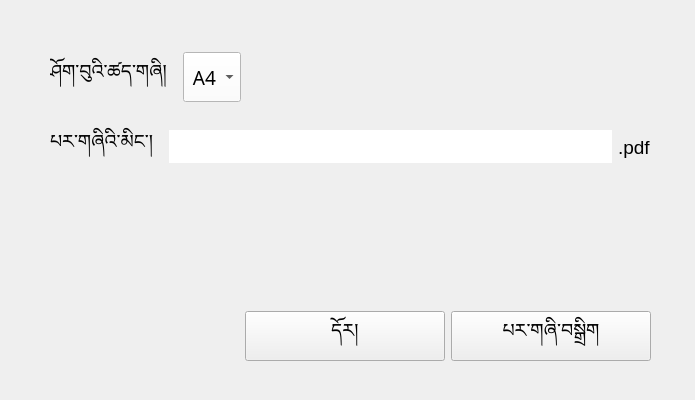
<?xml version="1.0" encoding="UTF-8"?>
<ui version="4.0">
 <class>PechaPrinter</class>
 <widget class="QDialog" name="PechaPrinter">
  <property name="geometry">
   <rect>
    <x>0</x>
    <y>0</y>
    <width>695</width>
    <height>400</height>
   </rect>
  </property>
  <property name="sizePolicy">
   <sizepolicy hsizetype="Preferred" vsizetype="Preferred">
    <horstretch>0</horstretch>
    <verstretch>0</verstretch>
   </sizepolicy>
  </property>
  <property name="minimumSize">
   <size>
    <width>695</width>
    <height>400</height>
   </size>
  </property>
  <property name="maximumSize">
   <size>
    <width>1000</width>
    <height>600</height>
   </size>
  </property>
  <property name="focusPolicy">
   <enum>Qt::WheelFocus</enum>
  </property>
  <property name="windowTitle">
   <string>Pecha Printer</string>
  </property>
  <property name="locale">
   <locale language="English" country="UnitedKingdom"/>
  </property>
  <property name="sizeGripEnabled">
   <bool>false</bool>
  </property>
  <property name="modal">
   <bool>false</bool>
  </property>
  <widget class="QStackedWidget" name="stackedWidget">
   <property name="geometry">
    <rect>
     <x>0</x>
     <y>0</y>
     <width>701</width>
     <height>401</height>
    </rect>
   </property>
   <property name="styleSheet">
    <string notr="true"/>
   </property>
   <property name="currentIndex">
    <number>1</number>
   </property>
   <widget class="QWidget" name="page">
    <widget class="QStackedWidget" name="stackedWidget_2">
     <property name="geometry">
      <rect>
       <x>10</x>
       <y>10</y>
       <width>681</width>
       <height>381</height>
      </rect>
     </property>
     <property name="currentIndex">
      <number>1</number>
     </property>
     <widget class="QWidget" name="page_3">
      <widget class="QWidget" name="verticalLayoutWidget">
       <property name="geometry">
        <rect>
         <x>40</x>
         <y>40</y>
         <width>601</width>
         <height>311</height>
        </rect>
       </property>
       <layout class="QVBoxLayout" name="verticalLayout">
        <item>
         <widget class="QLabel" name="label_16">
          <property name="enabled">
           <bool>true</bool>
          </property>
          <property name="font">
           <font>
            <family>Microsoft Himalaya</family>
            <pointsize>16</pointsize>
            <weight>75</weight>
            <bold>true</bold>
           </font>
          </property>
          <property name="text">
           <string>པར་གཞི་སྒྲིག་ཆས།</string>
          </property>
         </widget>
        </item>
        <item>
         <spacer name="verticalSpacer_17">
          <property name="orientation">
           <enum>Qt::Vertical</enum>
          </property>
          <property name="sizeType">
           <enum>QSizePolicy::Fixed</enum>
          </property>
          <property name="sizeHint" stdset="0">
           <size>
            <width>20</width>
            <height>30</height>
           </size>
          </property>
         </spacer>
        </item>
        <item>
         <widget class="QLabel" name="label_7">
          <property name="enabled">
           <bool>true</bool>
          </property>
          <property name="font">
           <font>
            <family>Microsoft Himalaya</family>
            <pointsize>12</pointsize>
           </font>
          </property>
          <property name="text">
           <string>པར་གཞི་ལ་བསྒྱུར་དགོས་པའི་ཡིག་ཆ་འདེམས།</string>
          </property>
         </widget>
        </item>
        <item>
         <spacer name="verticalSpacer_14">
          <property name="orientation">
           <enum>Qt::Vertical</enum>
          </property>
          <property name="sizeType">
           <enum>QSizePolicy::Fixed</enum>
          </property>
          <property name="sizeHint" stdset="0">
           <size>
            <width>20</width>
            <height>10</height>
           </size>
          </property>
         </spacer>
        </item>
        <item>
         <widget class="QLabel" name="label_15">
          <property name="enabled">
           <bool>true</bool>
          </property>
          <property name="font">
           <font>
            <family>Microsoft Himalaya</family>
            <pointsize>12</pointsize>
           </font>
          </property>
          <property name="text">
           <string>པར་དང་ PDF གང་རུང་ཡིན་དགོས།</string>
          </property>
         </widget>
        </item>
        <item>
         <spacer name="verticalSpacer_8">
          <property name="orientation">
           <enum>Qt::Vertical</enum>
          </property>
          <property name="sizeHint" stdset="0">
           <size>
            <width>20</width>
            <height>40</height>
           </size>
          </property>
         </spacer>
        </item>
        <item>
         <layout class="QHBoxLayout" name="horizontalLayout_2">
          <item>
           <spacer name="horizontalSpacer">
            <property name="orientation">
             <enum>Qt::Horizontal</enum>
            </property>
            <property name="sizeHint" stdset="0">
             <size>
              <width>40</width>
              <height>20</height>
             </size>
            </property>
           </spacer>
          </item>
          <item>
           <widget class="QPushButton" name="pushButton">
            <property name="minimumSize">
             <size>
              <width>200</width>
              <height>50</height>
             </size>
            </property>
            <property name="maximumSize">
             <size>
              <width>200</width>
              <height>50</height>
             </size>
            </property>
            <property name="font">
             <font>
              <family>Microsoft Himalaya</family>
              <pointsize>14</pointsize>
              <weight>50</weight>
              <bold>false</bold>
             </font>
            </property>
            <property name="mouseTracking">
             <bool>false</bool>
            </property>
            <property name="tabletTracking">
             <bool>false</bool>
            </property>
            <property name="text">
             <string>པར་འདེམས།</string>
            </property>
           </widget>
          </item>
         </layout>
        </item>
       </layout>
      </widget>
     </widget>
     <widget class="QWidget" name="page_4">
      <widget class="QWidget" name="verticalLayoutWidget_2">
       <property name="geometry">
        <rect>
         <x>40</x>
         <y>40</y>
         <width>601</width>
         <height>311</height>
        </rect>
       </property>
       <layout class="QVBoxLayout" name="verticalLayout_2">
        <item>
         <layout class="QHBoxLayout" name="horizontalLayout_3">
          <item>
           <widget class="QLabel" name="label_8">
            <property name="sizePolicy">
             <sizepolicy hsizetype="Preferred" vsizetype="Preferred">
              <horstretch>1</horstretch>
              <verstretch>1</verstretch>
             </sizepolicy>
            </property>
            <property name="minimumSize">
             <size>
              <width>0</width>
              <height>20</height>
             </size>
            </property>
            <property name="font">
             <font>
              <family>Microsoft Himalaya</family>
              <pointsize>14</pointsize>
             </font>
            </property>
            <property name="text">
             <string/>
            </property>
            <property name="alignment">
             <set>Qt::AlignLeading|Qt::AlignLeft|Qt::AlignVCenter</set>
            </property>
           </widget>
          </item>
         </layout>
        </item>
        <item>
         <spacer name="verticalSpacer_15">
          <property name="orientation">
           <enum>Qt::Vertical</enum>
          </property>
          <property name="sizeType">
           <enum>QSizePolicy::Fixed</enum>
          </property>
          <property name="sizeHint" stdset="0">
           <size>
            <width>20</width>
            <height>10</height>
           </size>
          </property>
         </spacer>
        </item>
        <item>
         <layout class="QHBoxLayout" name="horizontalLayout_15">
          <item>
           <widget class="QLabel" name="label_13">
            <property name="font">
             <font>
              <family>Microsoft Himalaya</family>
              <pointsize>14</pointsize>
             </font>
            </property>
            <property name="text">
             <string>པར་དང་པོ་ནི་</string>
            </property>
           </widget>
          </item>
          <item>
           <widget class="QRadioButton" name="radioButton_2">
            <property name="font">
             <font>
              <family>Microsoft Himalaya</family>
              <pointsize>14</pointsize>
             </font>
            </property>
            <property name="text">
             <string>འདུན་ངོས་ཡིན།    </string>
            </property>
            <property name="iconSize">
             <size>
              <width>30</width>
              <height>30</height>
             </size>
            </property>
           </widget>
          </item>
          <item>
           <widget class="QRadioButton" name="radioButton">
            <property name="font">
             <font>
              <family>Microsoft Himalaya</family>
              <pointsize>14</pointsize>
             </font>
            </property>
            <property name="text">
             <string>རྒྱབ་ངོས་ཡིན།</string>
            </property>
            <property name="iconSize">
             <size>
              <width>30</width>
              <height>30</height>
             </size>
            </property>
           </widget>
          </item>
          <item>
           <spacer name="horizontalSpacer_21">
            <property name="orientation">
             <enum>Qt::Horizontal</enum>
            </property>
            <property name="sizeHint" stdset="0">
             <size>
              <width>40</width>
              <height>20</height>
             </size>
            </property>
           </spacer>
          </item>
         </layout>
        </item>
        <item>
         <widget class="QFrame" name="frame">
          <layout class="QHBoxLayout" name="horizontalLayout_14">
           <property name="leftMargin">
            <number>0</number>
           </property>
           <property name="topMargin">
            <number>0</number>
           </property>
           <property name="rightMargin">
            <number>0</number>
           </property>
           <property name="bottomMargin">
            <number>0</number>
           </property>
           <item>
            <widget class="QCheckBox" name="checkBox">
             <property name="enabled">
              <bool>true</bool>
             </property>
             <property name="text">
              <string/>
             </property>
             <property name="checked">
              <bool>false</bool>
             </property>
            </widget>
           </item>
           <item>
            <widget class="QStackedWidget" name="pagePicker">
             <widget class="QWidget" name="Page1">
              <layout class="QHBoxLayout" name="horizontalLayout_7">
               <item>
                <widget class="QLabel" name="label_11">
                 <property name="sizePolicy">
                  <sizepolicy hsizetype="Preferred" vsizetype="Preferred">
                   <horstretch>0</horstretch>
                   <verstretch>0</verstretch>
                  </sizepolicy>
                 </property>
                 <property name="font">
                  <font>
                   <family>Microsoft Himalaya</family>
                   <pointsize>14</pointsize>
                  </font>
                 </property>
                 <property name="text">
                  <string>ཤོག་ངོས་ </string>
                 </property>
                 <property name="scaledContents">
                  <bool>false</bool>
                 </property>
                 <property name="wordWrap">
                  <bool>false</bool>
                 </property>
                </widget>
               </item>
               <item>
                <widget class="QSpinBox" name="spinBox_start">
                 <property name="sizePolicy">
                  <sizepolicy hsizetype="Minimum" vsizetype="Fixed">
                   <horstretch>0</horstretch>
                   <verstretch>0</verstretch>
                  </sizepolicy>
                 </property>
                 <property name="font">
                  <font>
                   <pointsize>12</pointsize>
                  </font>
                 </property>
                 <property name="minimum">
                  <number>1</number>
                 </property>
                 <property name="maximum">
                  <number>9999</number>
                 </property>
                 <property name="value">
                  <number>5</number>
                 </property>
                </widget>
               </item>
               <item>
                <widget class="QLabel" name="label_3">
                 <property name="font">
                  <font>
                   <family>Microsoft Himalaya</family>
                   <pointsize>14</pointsize>
                  </font>
                 </property>
                 <property name="text">
                  <string>ནས་</string>
                 </property>
                </widget>
               </item>
               <item>
                <widget class="QSpinBox" name="spinBox_end">
                 <property name="font">
                  <font>
                   <pointsize>12</pointsize>
                  </font>
                 </property>
                 <property name="maximum">
                  <number>9999</number>
                 </property>
                </widget>
               </item>
               <item>
                <widget class="QLabel" name="label_12">
                 <property name="font">
                  <font>
                   <family>Microsoft Himalaya</family>
                   <pointsize>14</pointsize>
                  </font>
                 </property>
                 <property name="text">
                  <string>བར།</string>
                 </property>
                </widget>
               </item>
              </layout>
             </widget>
            </widget>
           </item>
           <item>
            <spacer name="horizontalSpacer_19">
             <property name="orientation">
              <enum>Qt::Horizontal</enum>
             </property>
             <property name="sizeHint" stdset="0">
              <size>
               <width>40</width>
               <height>20</height>
              </size>
             </property>
            </spacer>
           </item>
          </layout>
         </widget>
        </item>
        <item>
         <spacer name="verticalSpacer_10">
          <property name="orientation">
           <enum>Qt::Vertical</enum>
          </property>
          <property name="sizeType">
           <enum>QSizePolicy::Expanding</enum>
          </property>
          <property name="sizeHint" stdset="0">
           <size>
            <width>20</width>
            <height>30</height>
           </size>
          </property>
         </spacer>
        </item>
        <item>
         <layout class="QHBoxLayout" name="horizontalLayout_4">
          <item>
           <spacer name="horizontalSpacer_5">
            <property name="orientation">
             <enum>Qt::Horizontal</enum>
            </property>
            <property name="sizeHint" stdset="0">
             <size>
              <width>40</width>
              <height>20</height>
             </size>
            </property>
           </spacer>
          </item>
          <item>
           <widget class="QPushButton" name="pushButton_3">
            <property name="minimumSize">
             <size>
              <width>200</width>
              <height>50</height>
             </size>
            </property>
            <property name="maximumSize">
             <size>
              <width>200</width>
              <height>50</height>
             </size>
            </property>
            <property name="font">
             <font>
              <family>Microsoft Himalaya</family>
              <pointsize>14</pointsize>
              <weight>50</weight>
              <bold>false</bold>
             </font>
            </property>
            <property name="text">
             <string>དོར།</string>
            </property>
           </widget>
          </item>
          <item>
           <widget class="QPushButton" name="pushButton_2">
            <property name="minimumSize">
             <size>
              <width>200</width>
              <height>50</height>
             </size>
            </property>
            <property name="maximumSize">
             <size>
              <width>200</width>
              <height>50</height>
             </size>
            </property>
            <property name="font">
             <font>
              <family>Microsoft Himalaya</family>
              <pointsize>14</pointsize>
              <weight>50</weight>
              <bold>false</bold>
             </font>
            </property>
            <property name="text">
             <string>རྗེས་མ།</string>
            </property>
           </widget>
          </item>
         </layout>
        </item>
       </layout>
      </widget>
     </widget>
    </widget>
   </widget>
   <widget class="QWidget" name="page_2">
    <widget class="QWidget" name="verticalLayoutWidget_3">
     <property name="geometry">
      <rect>
       <x>50</x>
       <y>50</y>
       <width>601</width>
       <height>311</height>
      </rect>
     </property>
     <layout class="QVBoxLayout" name="verticalLayout_3">
      <item>
       <layout class="QVBoxLayout" name="verticalLayout_4">
        <item>
         <layout class="QHBoxLayout" name="horizontalLayout_8">
          <item>
           <widget class="QLabel" name="label_4">
            <property name="font">
             <font>
              <family>Microsoft Himalaya</family>
              <pointsize>14</pointsize>
             </font>
            </property>
            <property name="text">
             <string>ཤོག་བུའི་ཚད་གཞི།  </string>
            </property>
           </widget>
          </item>
          <item>
           <widget class="QComboBox" name="comboBox">
            <property name="sizePolicy">
             <sizepolicy hsizetype="Preferred" vsizetype="Preferred">
              <horstretch>0</horstretch>
              <verstretch>0</verstretch>
             </sizepolicy>
            </property>
            <property name="minimumSize">
             <size>
              <width>10</width>
              <height>10</height>
             </size>
            </property>
            <property name="maximumSize">
             <size>
              <width>80</width>
              <height>50</height>
             </size>
            </property>
            <property name="font">
             <font>
              <family>Microsoft Himalaya</family>
              <pointsize>14</pointsize>
             </font>
            </property>
            <property name="styleSheet">
             <string notr="true">background-color: rgb(255, 255, 255);</string>
            </property>
            <property name="frame">
             <bool>true</bool>
            </property>
            <item>
             <property name="text">
              <string> A4</string>
             </property>
            </item>
            <item>
             <property name="text">
              <string> A3</string>
             </property>
            </item>
           </widget>
          </item>
          <item>
           <spacer name="horizontalSpacer_12">
            <property name="orientation">
             <enum>Qt::Horizontal</enum>
            </property>
            <property name="sizeHint" stdset="0">
             <size>
              <width>40</width>
              <height>20</height>
             </size>
            </property>
           </spacer>
          </item>
         </layout>
        </item>
       </layout>
      </item>
      <item>
       <spacer name="verticalSpacer_13">
        <property name="orientation">
         <enum>Qt::Vertical</enum>
        </property>
        <property name="sizeType">
         <enum>QSizePolicy::Fixed</enum>
        </property>
        <property name="sizeHint" stdset="0">
         <size>
          <width>20</width>
          <height>10</height>
         </size>
        </property>
       </spacer>
      </item>
      <item>
       <layout class="QHBoxLayout" name="horizontalLayout_6">
        <item>
         <widget class="QLabel" name="label_2">
          <property name="font">
           <font>
            <family>Microsoft Himalaya</family>
            <pointsize>14</pointsize>
           </font>
          </property>
          <property name="text">
           <string>པར་གཞིའི་མིང་།  </string>
          </property>
         </widget>
        </item>
        <item>
         <widget class="QLineEdit" name="textEdit_2">
          <property name="minimumSize">
           <size>
            <width>0</width>
            <height>20</height>
           </size>
          </property>
          <property name="font">
           <font>
            <family>Microsoft Himalaya</family>
            <pointsize>14</pointsize>
           </font>
          </property>
          <property name="frame">
           <bool>false</bool>
          </property>
          <property name="alignment">
           <set>Qt::AlignBottom|Qt::AlignLeading|Qt::AlignLeft</set>
          </property>
         </widget>
        </item>
        <item>
         <widget class="QLabel" name="label_14">
          <property name="font">
           <font>
            <family>Arial</family>
            <pointsize>14</pointsize>
           </font>
          </property>
          <property name="text">
           <string>.pdf</string>
          </property>
         </widget>
        </item>
       </layout>
      </item>
      <item>
       <spacer name="verticalSpacer_2">
        <property name="orientation">
         <enum>Qt::Vertical</enum>
        </property>
        <property name="sizeType">
         <enum>QSizePolicy::Expanding</enum>
        </property>
        <property name="sizeHint" stdset="0">
         <size>
          <width>20</width>
          <height>30</height>
         </size>
        </property>
       </spacer>
      </item>
      <item>
       <layout class="QHBoxLayout" name="horizontalLayout_5">
        <item>
         <spacer name="horizontalSpacer_9">
          <property name="orientation">
           <enum>Qt::Horizontal</enum>
          </property>
          <property name="sizeHint" stdset="0">
           <size>
            <width>40</width>
            <height>20</height>
           </size>
          </property>
         </spacer>
        </item>
        <item>
         <widget class="QPushButton" name="pushButton_5">
          <property name="minimumSize">
           <size>
            <width>200</width>
            <height>50</height>
           </size>
          </property>
          <property name="maximumSize">
           <size>
            <width>200</width>
            <height>50</height>
           </size>
          </property>
          <property name="font">
           <font>
            <family>Microsoft Himalaya</family>
            <pointsize>14</pointsize>
            <weight>50</weight>
            <bold>false</bold>
           </font>
          </property>
          <property name="text">
           <string>དོར།</string>
          </property>
         </widget>
        </item>
        <item>
         <widget class="QPushButton" name="pushButton_4">
          <property name="minimumSize">
           <size>
            <width>200</width>
            <height>50</height>
           </size>
          </property>
          <property name="maximumSize">
           <size>
            <width>200</width>
            <height>50</height>
           </size>
          </property>
          <property name="font">
           <font>
            <family>Microsoft Himalaya</family>
            <pointsize>14</pointsize>
            <weight>50</weight>
            <bold>false</bold>
           </font>
          </property>
          <property name="text">
           <string>པར་གཞི་བསྒྲིག</string>
          </property>
         </widget>
        </item>
       </layout>
      </item>
     </layout>
    </widget>
   </widget>
   <widget class="QWidget" name="page_5">
    <widget class="QStackedWidget" name="stackedWidget_3">
     <property name="geometry">
      <rect>
       <x>10</x>
       <y>10</y>
       <width>681</width>
       <height>381</height>
      </rect>
     </property>
     <property name="currentIndex">
      <number>1</number>
     </property>
     <widget class="QWidget" name="page_6">
      <widget class="QWidget" name="verticalLayoutWidget_5">
       <property name="geometry">
        <rect>
         <x>40</x>
         <y>40</y>
         <width>601</width>
         <height>311</height>
        </rect>
       </property>
       <layout class="QVBoxLayout" name="verticalLayout_5">
        <item>
         <spacer name="verticalSpacer">
          <property name="orientation">
           <enum>Qt::Vertical</enum>
          </property>
          <property name="sizeHint" stdset="0">
           <size>
            <width>20</width>
            <height>40</height>
           </size>
          </property>
         </spacer>
        </item>
        <item>
         <layout class="QHBoxLayout" name="horizontalLayout_10">
          <item>
           <spacer name="horizontalSpacer_15">
            <property name="orientation">
             <enum>Qt::Horizontal</enum>
            </property>
            <property name="sizeHint" stdset="0">
             <size>
              <width>40</width>
              <height>20</height>
             </size>
            </property>
           </spacer>
          </item>
          <item>
           <widget class="QLabel" name="label_5">
            <property name="font">
             <font>
              <family>Microsoft Himalaya</family>
              <pointsize>14</pointsize>
             </font>
            </property>
            <property name="text">
             <string>སྒྲིག་མུས་ཡིན།</string>
            </property>
           </widget>
          </item>
          <item>
           <spacer name="horizontalSpacer_16">
            <property name="orientation">
             <enum>Qt::Horizontal</enum>
            </property>
            <property name="sizeHint" stdset="0">
             <size>
              <width>40</width>
              <height>20</height>
             </size>
            </property>
           </spacer>
          </item>
         </layout>
        </item>
        <item>
         <spacer name="verticalSpacer_3">
          <property name="orientation">
           <enum>Qt::Vertical</enum>
          </property>
          <property name="sizeHint" stdset="0">
           <size>
            <width>20</width>
            <height>40</height>
           </size>
          </property>
         </spacer>
        </item>
       </layout>
      </widget>
     </widget>
     <widget class="QWidget" name="page_7">
      <widget class="QWidget" name="verticalLayoutWidget_6">
       <property name="geometry">
        <rect>
         <x>40</x>
         <y>40</y>
         <width>601</width>
         <height>311</height>
        </rect>
       </property>
       <layout class="QVBoxLayout" name="verticalLayout_6">
        <item>
         <layout class="QHBoxLayout" name="horizontalLayout_9">
          <item>
           <widget class="QLabel" name="label_6">
            <property name="font">
             <font>
              <family>Microsoft Himalaya</family>
              <pointsize>14</pointsize>
              <weight>50</weight>
              <bold>false</bold>
             </font>
            </property>
            <property name="text">
             <string>པར་གཞི་གསར་པ་ནི་ཁུངས་ཀྱི་པར་སྣོད་ནང་ཡོད།</string>
            </property>
           </widget>
          </item>
          <item>
           <spacer name="horizontalSpacer_17">
            <property name="orientation">
             <enum>Qt::Horizontal</enum>
            </property>
            <property name="sizeHint" stdset="0">
             <size>
              <width>40</width>
              <height>20</height>
             </size>
            </property>
           </spacer>
          </item>
         </layout>
        </item>
        <item>
         <spacer name="verticalSpacer_7">
          <property name="orientation">
           <enum>Qt::Vertical</enum>
          </property>
          <property name="sizeType">
           <enum>QSizePolicy::Fixed</enum>
          </property>
          <property name="sizeHint" stdset="0">
           <size>
            <width>20</width>
            <height>40</height>
           </size>
          </property>
         </spacer>
        </item>
        <item>
         <widget class="QLabel" name="label_9">
          <property name="font">
           <font>
            <family>Microsoft Himalaya</family>
            <pointsize>12</pointsize>
           </font>
          </property>
          <property name="text">
           <string>A4 ཤོག་བུ་ནི་ 7cm བརྒྱ་ཆའི་སྨི་བདུན་རེའི་དུམ་བུ་གསུམ་དུ་གཏུབ་དགོས།</string>
          </property>
          <property name="alignment">
           <set>Qt::AlignLeading|Qt::AlignLeft|Qt::AlignVCenter</set>
          </property>
         </widget>
        </item>
        <item>
         <spacer name="verticalSpacer_16">
          <property name="orientation">
           <enum>Qt::Vertical</enum>
          </property>
          <property name="sizeType">
           <enum>QSizePolicy::Fixed</enum>
          </property>
          <property name="sizeHint" stdset="0">
           <size>
            <width>20</width>
            <height>10</height>
           </size>
          </property>
         </spacer>
        </item>
        <item>
         <widget class="QLabel" name="label_10">
          <property name="font">
           <font>
            <family>Microsoft Himalaya</family>
            <pointsize>12</pointsize>
           </font>
          </property>
          <property name="text">
           <string>A3 ཤོག་བུ་ནི་ 9.9cm བརྒྱ་ཆའི་སྨི་དགུ་ཚེག་དགུའི་དུམ་བུ་གསུམ་ལ་གཏུབ་དགོས།</string>
          </property>
          <property name="alignment">
           <set>Qt::AlignLeading|Qt::AlignLeft|Qt::AlignVCenter</set>
          </property>
         </widget>
        </item>
        <item>
         <spacer name="verticalSpacer_4">
          <property name="orientation">
           <enum>Qt::Vertical</enum>
          </property>
          <property name="sizeHint" stdset="0">
           <size>
            <width>20</width>
            <height>40</height>
           </size>
          </property>
         </spacer>
        </item>
        <item>
         <layout class="QHBoxLayout" name="horizontalLayout_12">
          <item>
           <spacer name="horizontalSpacer_13">
            <property name="orientation">
             <enum>Qt::Horizontal</enum>
            </property>
            <property name="sizeHint" stdset="0">
             <size>
              <width>40</width>
              <height>20</height>
             </size>
            </property>
           </spacer>
          </item>
          <item>
           <widget class="QPushButton" name="pushButton_7">
            <property name="minimumSize">
             <size>
              <width>200</width>
              <height>50</height>
             </size>
            </property>
            <property name="maximumSize">
             <size>
              <width>200</width>
              <height>50</height>
             </size>
            </property>
            <property name="font">
             <font>
              <family>Microsoft Himalaya</family>
              <pointsize>14</pointsize>
             </font>
            </property>
            <property name="text">
             <string>ཕྱིར་ཐོན།</string>
            </property>
           </widget>
          </item>
          <item>
           <widget class="QPushButton" name="pushButton_6">
            <property name="minimumSize">
             <size>
              <width>200</width>
              <height>50</height>
             </size>
            </property>
            <property name="maximumSize">
             <size>
              <width>200</width>
              <height>50</height>
             </size>
            </property>
            <property name="font">
             <font>
              <family>Microsoft Himalaya</family>
              <pointsize>14</pointsize>
             </font>
            </property>
            <property name="text">
             <string>པར་གཞི་གསར་པ་བསྒྲིག</string>
            </property>
           </widget>
          </item>
         </layout>
        </item>
       </layout>
      </widget>
     </widget>
    </widget>
   </widget>
  </widget>
 </widget>
 <resources/>
 <connections/>
</ui>
